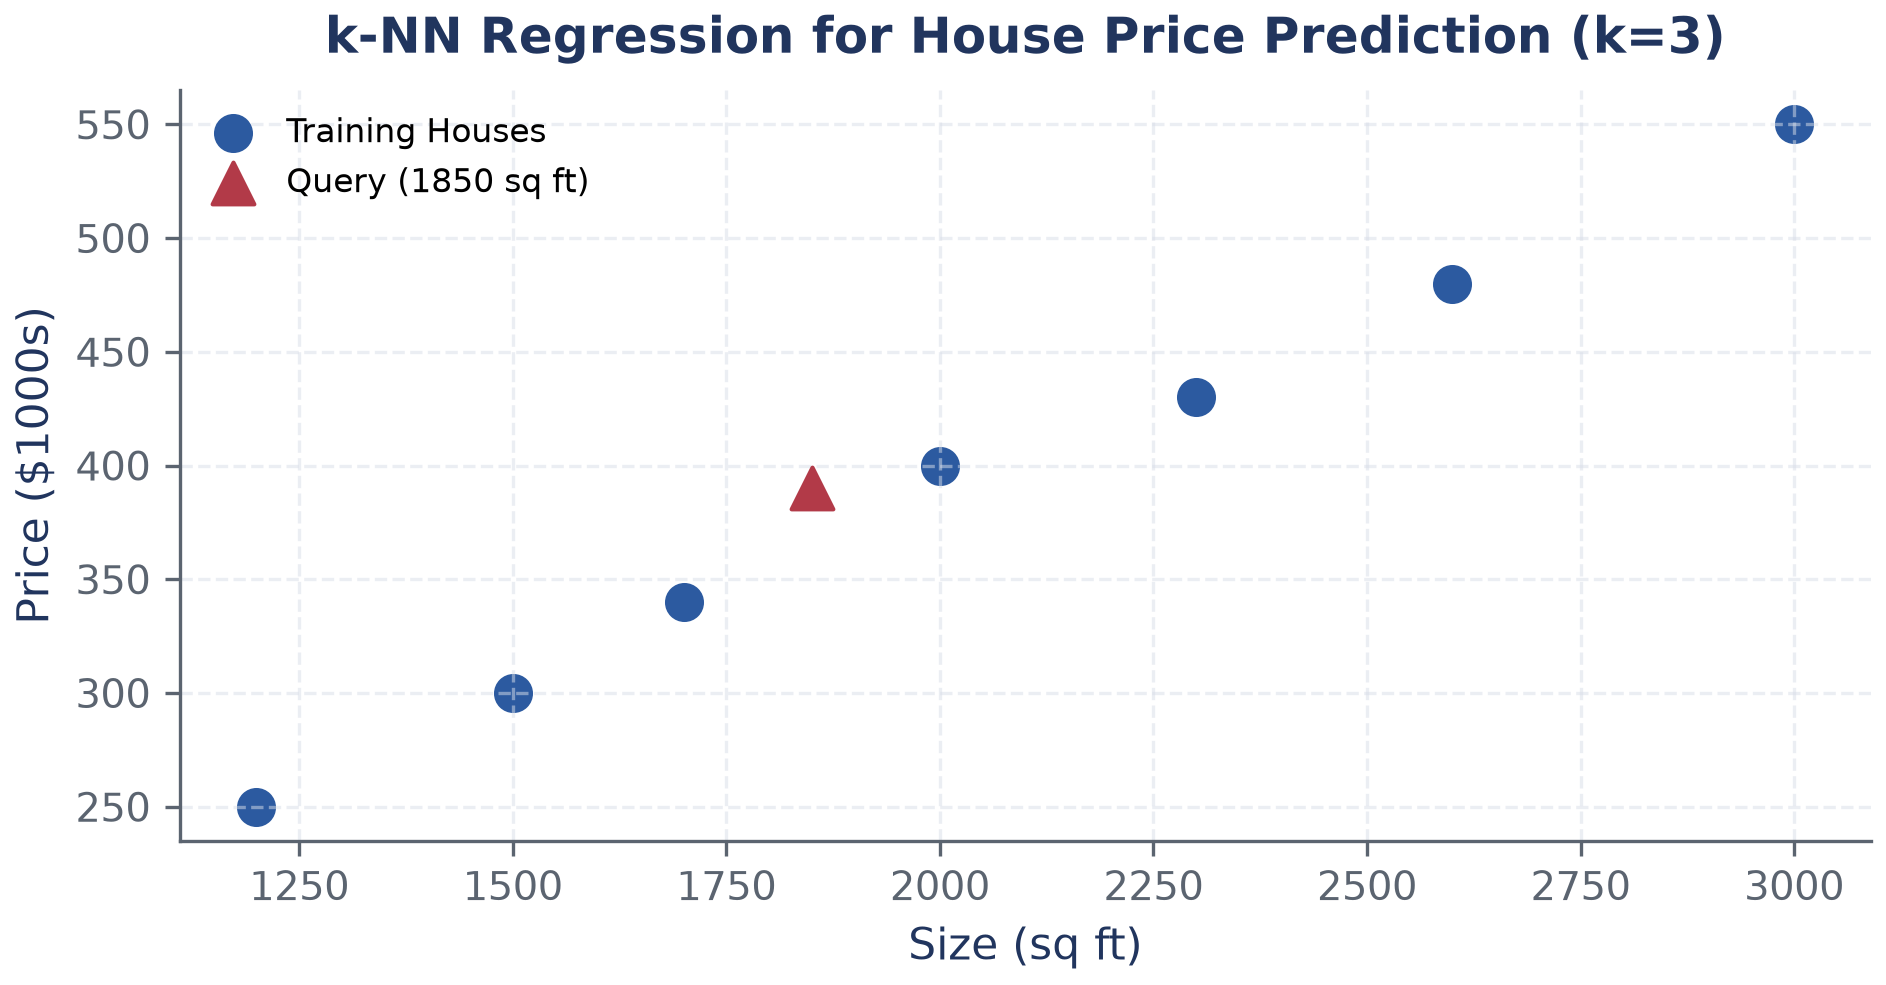

Python code for this plot:
#!/usr/bin/env python3
import os, sys, matplotlib.pyplot as plt, numpy as np
sys.path.insert(0, os.path.abspath(os.path.join(os.path.dirname(__file__), "../../../scripts")))
from figstyle import use_house_style, PALETTE
use_house_style()
sizes = np.array([1200, 1500, 1700, 2000, 2300, 2600, 3000])
prices = np.array([250, 300, 340, 400, 430, 480, 550])
query_size = 1850; query_pred_k3 = (340 + 400 + 430) / 3.0
fig, ax = plt.subplots(figsize=(6.5, 3.5))
ax.scatter(sizes, prices, color=PALETTE["blue"], s=70, label="Training Houses")
ax.scatter([query_size], [query_pred_k3], color=PALETTE["red"], s=100, marker="^", label="Query (1850 sq ft)", zorder=5)
ax.set_title("k-NN Regression for House Price Prediction (k=3)")
ax.set_xlabel("Size (sq ft)"); ax.set_ylabel("Price ($1000s)"); ax.grid(True, linestyle="--", alpha=0.5); ax.legend(loc="upper left", fontsize=8)
plt.tight_layout(); plt.savefig(os.path.join(os.path.dirname(__file__), "fig_knn_regression.png"), dpi=300)
